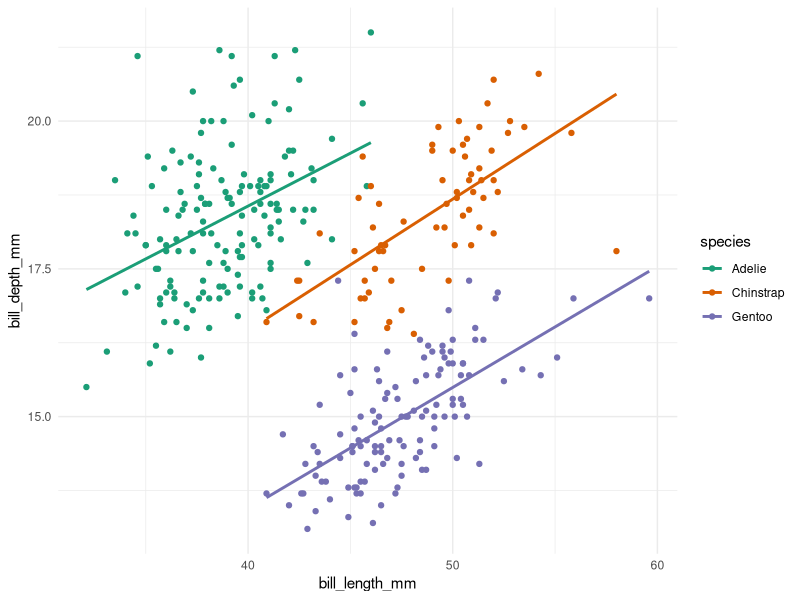

The R script that drew this image:
## ---- chunk 1
#| warning: FALSE
#| message: FALSE

library(tidyverse)
library(modeldata)
## ---- chunk 2
#| warning: FALSE
#| fig-alt: "(description here)" # alt text

ggplot(
  penguins,
  aes(
    x = bill_length_mm,
    y = bill_depth_mm,
    color = species
  )
) +
  geom_point() +
  geom_smooth( # regression line(s)
    se = FALSE, # hiding the error ribbon
    method = "lm") + # making the lines linear
  scale_color_brewer(palette = "Dark2") +
  theme_minimal()
## ---- chunk 3
penguins %>%
  group_by(species) %>%
  slice_min(order_by = bill_length_mm, n = 3)
## ---- chunk 4
peguins_new <- penguins %>%
  group_by(species) %>%
  mutate(avg_bills = mean(bill_length_mm, na.rm = TRUE)) %>% 
  select(species, bill_length_mm, bill_depth_mm, avg_bills)
